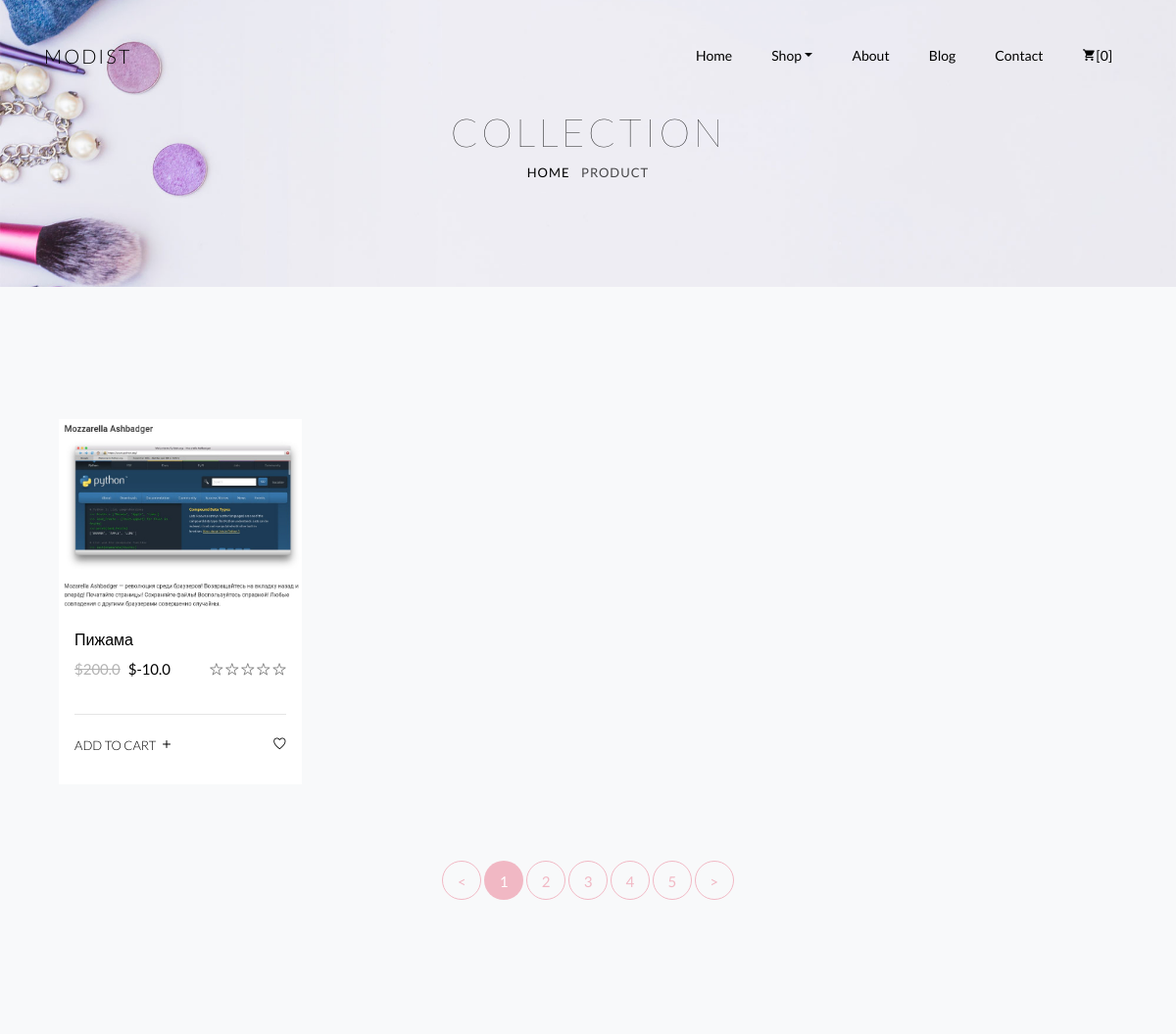
/shop/products/ (upper part), run on an earlier commit of the app's database.
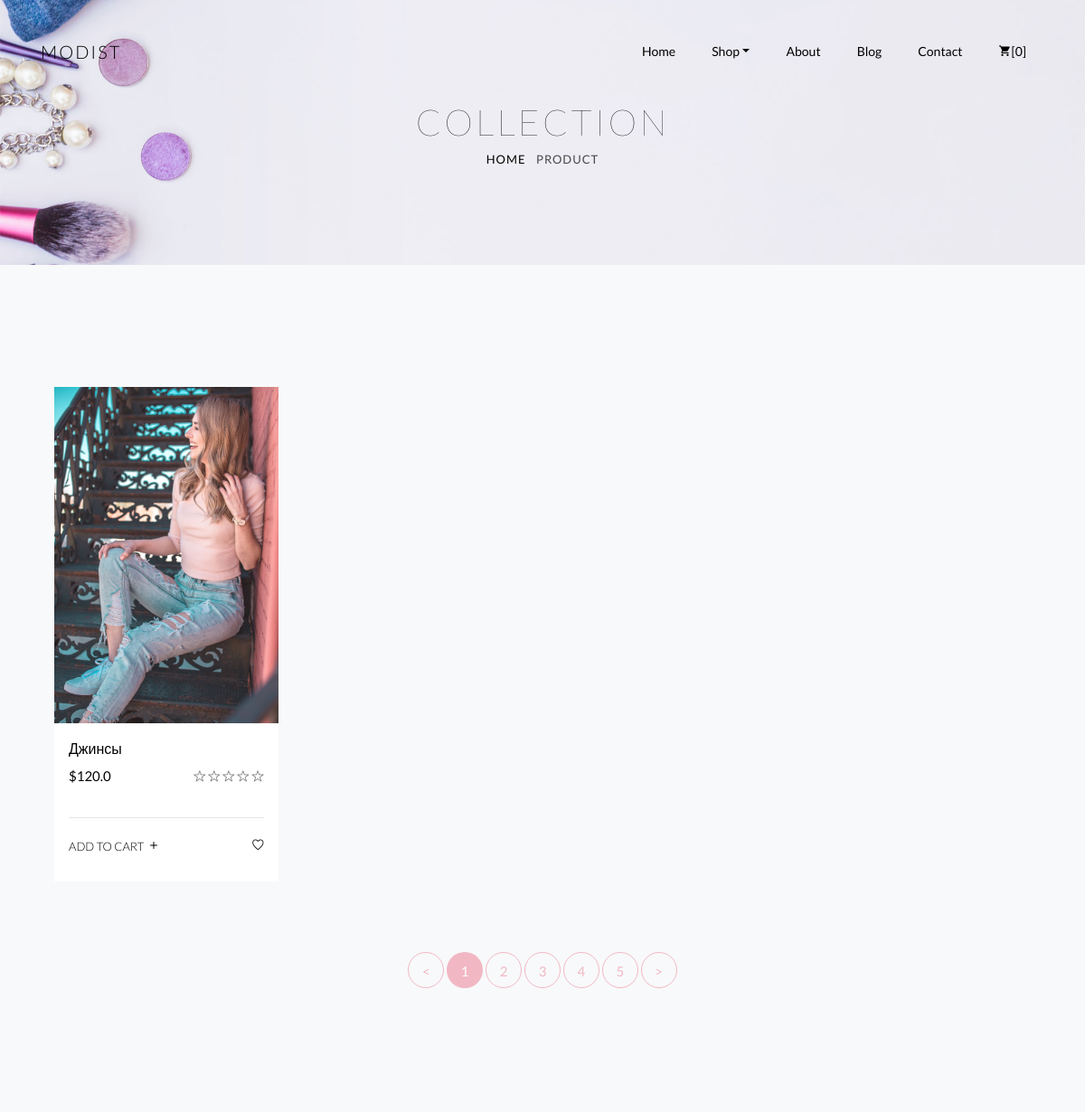
And on a later commit of the database.
### shop/models.py (models this page shows, shortened)
class Product(models.Model):
    def path_upload(self, filename):
        return os.path.join("products", strftime("%Y/%m"), self.name.replace(" " ,"_"), filename)
    size = models.ForeignKey(DressSize, related_name="products", on_delete=models.CASCADE)
    name = models.CharField(max_length=75, verbose_name="Product name.")
    price = models.FloatField(validators=[price_valid], verbose_name="Product price.")
    sale = models.FloatField(null=True, validators=[sale_price], verbose_name="Product sale.")
    description = models.TextField(verbose_name="Product description")
    count = models.PositiveSmallIntegerField(verbose_name="Counts dresses.")
    image = models.ImageField(upload_to=path_upload, verbose_name="Product image.")
    is_active = models.BooleanField(default=True, verbose_name="Active.")
    class Meta:
        db_table = "products"
        verbose_name = "Product for shop"
        verbose_name_plural = "Products for shop"

### shop/views.py (the view)
# urls.py: path("products/", shop.products, name="products"),
def products(request):
    prods = Product.objects.all()
    context = {
        "allprod": prods
    }
    return render(request, "products.html", context)

### e_shop/templatetags/tags.py (called while the page is built)
@register.simple_tag
def price_sale(price, sale):
    return "$" + str(round(price * (1-(sale/100)), 2))

@register.filter
def add_dollar(value):
    return "$" + str(value)

@register.simple_tag
def media(value):
    return settings.MEDIA_URL + value.name

### shop/templates/products.html (shortened to what this page needs)
{% extends "base.html" %}
{% load static %}
{% block products %}
{% include "shop_modules/backgr.html" %}
<section class="ftco-section bg-light">
    <div class="container-fluid">
        {% include "shop_modules/allproducts.html" %}
        {% include "shop_modules/pages.html" %}
    </div>
</section>
{% endblock products %}

### shop/templates/shop_modules/allproducts.html (shortened to what this page needs)
{% load static tags %}
<div class="row">
    {% for prod in allprod %}
    <div class="col-sm col-md-6 col-lg-3 ftco-animate">
        <div class="product">
            <a href="{% url 'single_product' prod.id %}" class="img-prod"><img class="img-fluid" src="{% media prod.image %}"
                    alt="Colorlib Template">
            </a>
            <div class="text py-3 px-3">
                <h3><a href="{% url 'single_product' prod.id %}">{{ prod.name }}</a></h3>
                <div class="d-flex">
                    <div class="pricing">
                        <p class="price"><span {% if prod.sale %} class="mr-2 price-dc"
                                {% endif %}>{{ prod.price|add_dollar }}</span>{% if prod.sale %}<span
                                class="price-sale">{% price_sale prod.price prod.sale %}</span>{% endif %}</p>
                    </div>
                    <div class="rating">
                        <p class="text-right">
                            <span class="ion-ios-star-outline"></span>
                            <span class="ion-ios-star-outline"></span>
                            <span class="ion-ios-star-outline"></span>
                            <span class="ion-ios-star-outline"></span>
                            <span class="ion-ios-star-outline"></span>
                        </p>
                    </div>
                </div>
                <hr>
                <p class="bottom-area d-flex">
                    <a href="#" class="add-to-cart"><span>Add to cart <i class="ion-ios-add ml-1"></i></span></a>
                    <a href="#" class="ml-auto"><span><i class="ion-ios-heart-empty"></i></span></a>
                </p>
            </div>
        </div>
    </div>
    {% endfor %}
</div>

What changed in the data, as far as the page shows it:
removed Product: image (picture), name "Пижама", price|add_dollar "$200.0", price+sale "$-10.0"
added Product: image (picture), name "Джинсы", price|add_dollar "$120.0", sale 0 (drawn)
